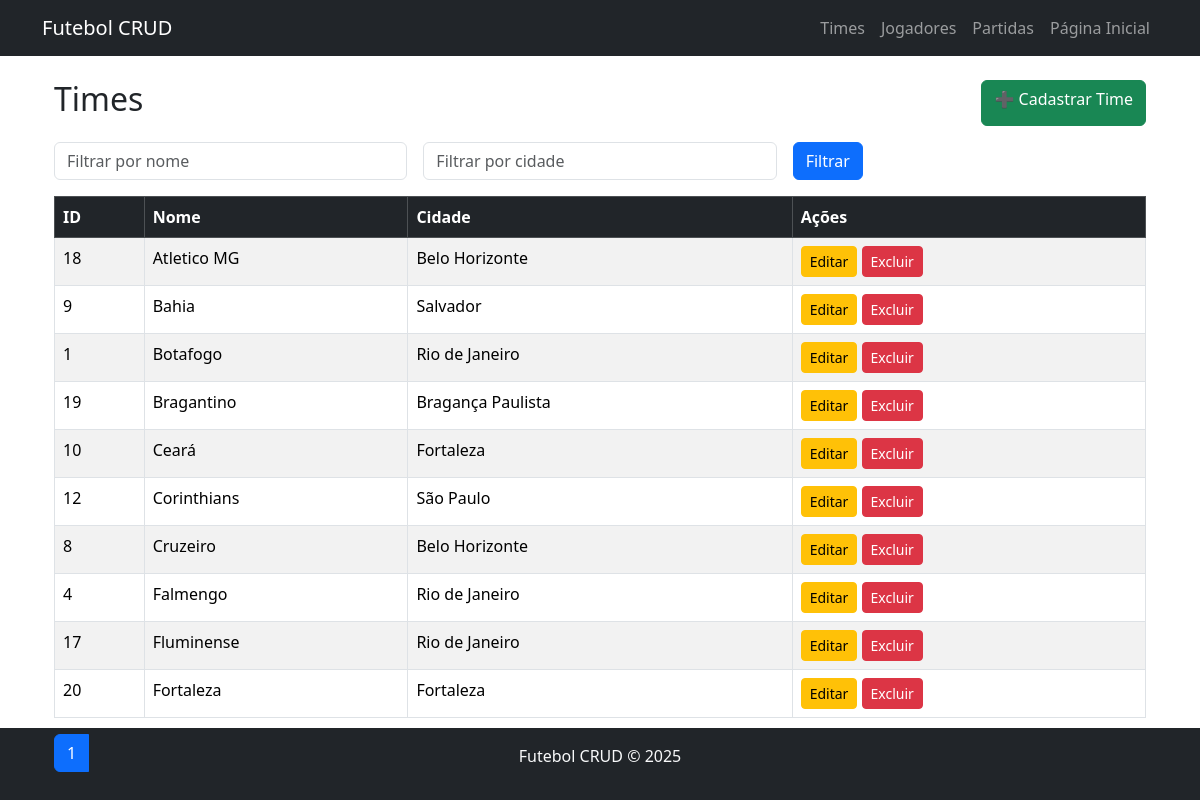
/public/times/read.php, run on the app's committed database.
### tables this page shows
CREATE TABLE times (
    id INT AUTO_INCREMENT PRIMARY KEY,
    nome VARCHAR(100) NOT NULL,
    cidade VARCHAR(100) NOT NULL
);

### public/times/read.php (the view, shortened to what this page needs)
<?php
include('../../includes/db.php');
include('../../includes/header.php');
$nomeFiltro = $_GET['nome'] ?? '';
$cidadeFiltro = $_GET['cidade'] ?? '';
$pagina = $_GET['pagina'] ?? 1;
$itens_por_pagina = 10;
$offset = ($pagina - 1) * $itens_por_pagina;
$sqlCount = "SELECT COUNT(*) as total FROM times WHERE 1=1";
$stmtCount = $conn->prepare($sqlCount);
$stmtCount->execute();
$total_registros = $stmtCount->get_result()->fetch_assoc()['total'];
$total_paginas = ceil($total_registros / $itens_por_pagina);
$sql = "SELECT * FROM times WHERE 1=1";
$params = [];
$types = "";
$sql .= " ORDER BY nome ASC LIMIT ?, ?";
$params[] = $offset;
$params[] = $itens_por_pagina;
$types .= "ii";
$stmt = $conn->prepare($sql);
$stmt->bind_param($types, ...$params);
$stmt->execute();
$result = $stmt->get_result();
?>
<div class="container mt-4">
    <div class="d-flex justify-content-between mb-3">
        <h2>Times</h2>
        <a class="btn btn-success" href="create.php">➕ Cadastrar Time</a>
    </div>
    <form method="GET" class="row g-3 mb-3">
        <div class="col-md-4">
            <input type="text" name="nome" class="form-control" placeholder="Filtrar por nome"
                   value="<?= htmlspecialchars($nomeFiltro) ?>">
        </div>
        <div class="col-md-4">
            <input type="text" name="cidade" class="form-control" placeholder="Filtrar por cidade"
                   value="<?= htmlspecialchars($cidadeFiltro) ?>">
        </div>
        <div class="col-md-4">
            <button type="submit" class="btn btn-primary">Filtrar</button>
            </div>
    </form>
    <table class="table table-striped table-bordered">
        <thead class="table-dark">
            <tr>
                <th>ID</th>
                <th>Nome</th>
                <th>Cidade</th>
                <th>Ações</th>
            </tr>
        </thead>
        <tbody>
            <?php while($row = $result->fetch_assoc()): ?>
                <tr>
                    <td><?= $row['id'] ?></td>
                    <td><?= htmlspecialchars($row['nome']) ?></td>
                    <td><?= htmlspecialchars($row['cidade']) ?></td>
                    <td>
                        <a href="update.php?id=<?= $row['id'] ?>" class="btn btn-sm btn-warning">Editar</a>
                        <a href="delete.php?id=<?= $row['id'] ?>" class="btn btn-sm btn-danger"
                           onclick="return confirm('Deseja realmente excluir o time <?= $row['nome'] ?>?')">
                           Excluir
                        </a>
                    </td>
                </tr>
            <?php endwhile; ?>
        </tbody>
    </table>
    <nav>
        <ul class="pagination">
            <?php for ($i = 1; $i <= $total_paginas; $i++): ?>
                <li class="page-item <?= ($i == $pagina) ? 'active' : '' ?>">
                    <a class="page-link" href="?pagina=<?= $i ?>&nome=<?= $nomeFiltro ?>&cidade=<?= $cidadeFiltro ?>">
                        <?= $i ?>
                    </a>
                </li>
            <?php endfor; ?>
        </ul>
    </nav>
</div>
<?php include('../../includes/footer.php'); ?>
<link rel="stylesheet" href="../../style/style.css">

### style/style.css (style rules this page uses)
body { font-family: 'Segoe UI', Tahoma, Geneva, Verdana, sans-serif; }

### data on the page
times: id "18", nome "Atletico MG", cidade "Belo Horizonte"
times: id "9", nome "Bahia", cidade "Salvador"
times: id "1", nome "Botafogo", cidade "Rio de Janeiro"
times: id "19", nome "Bragantino", cidade "Bragança Paulista"
times: id "10", nome "Ceará", cidade "Fortaleza"
times: id "12", nome "Corinthians", cidade "São Paulo"
times: id "8", nome "Cruzeiro", cidade "Belo Horizonte"
times: id "4", nome "Falmengo", cidade "Rio de Janeiro"
times: id "17", nome "Fluminense", cidade "Rio de Janeiro"
times: id "20", nome "Fortaleza", cidade "Fortaleza"
